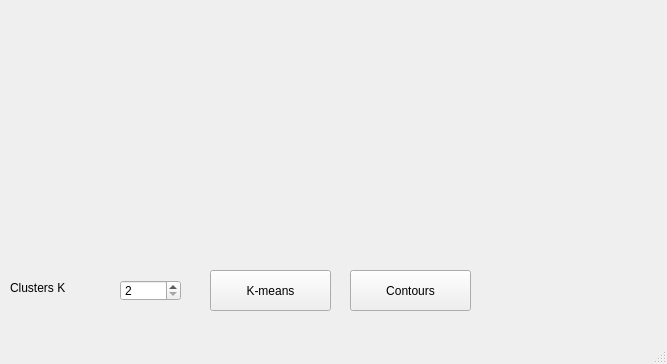
<?xml version="1.0" encoding="UTF-8"?>
<ui version="4.0">
 <class>imageSelected</class>
 <widget class="QMainWindow" name="imageSelected">
  <property name="geometry">
   <rect>
    <x>0</x>
    <y>0</y>
    <width>667</width>
    <height>364</height>
   </rect>
  </property>
  <property name="windowTitle">
   <string>IRdetection</string>
  </property>
  <property name="windowIcon">
   <iconset resource="appressources.qrc">
    <normaloff>:/Images/logo_VISirX.png</normaloff>:/Images/logo_VISirX.png</iconset>
  </property>
  <widget class="QWidget" name="centralwidget">
   <widget class="QSpinBox" name="numOfClusters">
    <property name="geometry">
     <rect>
      <x>120</x>
      <y>280</y>
      <width>61</width>
      <height>21</height>
     </rect>
    </property>
    <property name="minimumSize">
     <size>
      <width>42</width>
      <height>0</height>
     </size>
    </property>
    <property name="minimum">
     <number>2</number>
    </property>
    <property name="maximum">
     <number>1000</number>
    </property>
   </widget>
   <widget class="QLabel" name="clusters">
    <property name="geometry">
     <rect>
      <x>10</x>
      <y>280</y>
      <width>71</width>
      <height>16</height>
     </rect>
    </property>
    <property name="text">
     <string>Clusters K</string>
    </property>
   </widget>
   <widget class="QPushButton" name="pushButton">
    <property name="geometry">
     <rect>
      <x>210</x>
      <y>270</y>
      <width>121</width>
      <height>41</height>
     </rect>
    </property>
    <property name="text">
     <string>K-means</string>
    </property>
   </widget>
   <widget class="QLabel" name="labelcopyImage">
    <property name="geometry">
     <rect>
      <x>10</x>
      <y>10</y>
      <width>211</width>
      <height>181</height>
     </rect>
    </property>
    <property name="layoutDirection">
     <enum>Qt::LeftToRight</enum>
    </property>
    <property name="text">
     <string/>
    </property>
    <property name="alignment">
     <set>Qt::AlignCenter</set>
    </property>
   </widget>
   <widget class="QLabel" name="labeltraitementImage">
    <property name="geometry">
     <rect>
      <x>230</x>
      <y>10</y>
      <width>191</width>
      <height>181</height>
     </rect>
    </property>
    <property name="text">
     <string/>
    </property>
   </widget>
   <widget class="QPushButton" name="contour">
    <property name="geometry">
     <rect>
      <x>350</x>
      <y>270</y>
      <width>121</width>
      <height>41</height>
     </rect>
    </property>
    <property name="text">
     <string>Contours</string>
    </property>
   </widget>
   <widget class="QLabel" name="labelContour">
    <property name="geometry">
     <rect>
      <x>430</x>
      <y>10</y>
      <width>201</width>
      <height>161</height>
     </rect>
    </property>
    <property name="text">
     <string/>
    </property>
   </widget>
   <widget class="QLabel" name="LbelsizeContour">
    <property name="geometry">
     <rect>
      <x>490</x>
      <y>279</y>
      <width>161</width>
      <height>21</height>
     </rect>
    </property>
    <property name="text">
     <string/>
    </property>
   </widget>
  </widget>
  <widget class="QMenuBar" name="menubar">
   <property name="geometry">
    <rect>
     <x>0</x>
     <y>0</y>
     <width>667</width>
     <height>21</height>
    </rect>
   </property>
  </widget>
  <widget class="QStatusBar" name="statusbar"/>
  <action name="actionSegmenter">
   <property name="text">
    <string>segmenter</string>
   </property>
  </action>
 </widget>
 <resources>
  <include location="appressources.qrc"/>
 </resources>
 <connections/>
</ui>
